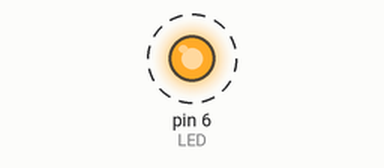
This sketch was run on a simulated Arduino Uno, built with avr-gcc and run on an emulated ATmega328P. Parts: output pins drawn as LEDs (lit = HIGH). Dashed ring = blinking.

Above: at 0.05 s.
Timing chart, 0 to 3.0 s (numbered marks = the images above):
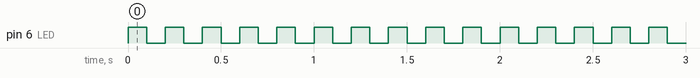

The sketch:

LCD_arduino.ino
```cpp
#include <LiquidCrystal.h>

const int LED = 6;
//LiquidCrystal lcd(2, 3, 5, 6, 7, 8);
void setup() {
  pinMode(LED, OUTPUT);
  //lcd.begin(16, 2);
  //lcd.print("Projet Techno");
}

void loop() {
  digitalWrite(LED, HIGH);
  delay(100);
  digitalWrite(LED, LOW);
  delay(100);
}
```

Measured:
- by itself, pin 6 (LED): alternates HIGH for 0.10 s and LOW for 0.10 s
